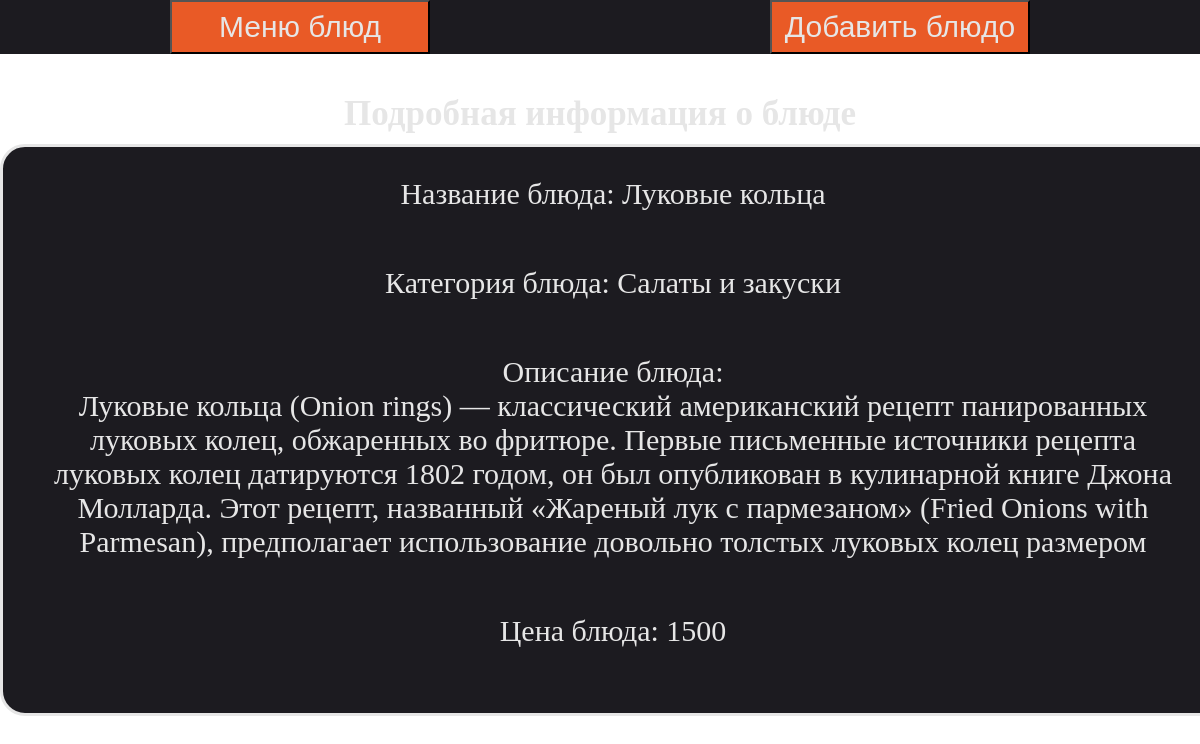
/info/dish/2, run on the app's committed database.
### menu/models.py (models this page shows, shortened)
class Dish(models.Model):
    name = models.CharField(max_length=80)
    category = models.OneToOneField(Category, on_delete=models.CASCADE)
    description = models.TextField()
    price = models.PositiveIntegerField()

class Category(models.Model):
    title = models.CharField(max_length=100)
    def __str__(self):
        return f"{self.title}"

### menu/views.py (the view)
# urls.py: path('info/dish/<int:pk>', DetailDishView.as_view(), name='info_dish'),
class DetailDishView(DetailView):
    model = Dish
    template_name = 'info_dish.html'
    context_object_name = 'dish'

### templates/info_dish.html (shortened to what this page needs)
<!DOCTYPE html>
<html lang="en">
<head>
</head>
<body>
    <div class="header">
        <a href="{% url 'main_page' %}"><button type="button" class="btn_h">Меню блюд</button></a>
        <a href="{% url 'add_dish' %}"><button type="button" class="btn_h">Добавить блюдо</button></a>
    </div>
    <h1 style="font-size: 35px;
    margin-bottom: 10px;
    color: rgb(230, 230, 230);">Подробная информация о блюде</h1>
    <div class="block">
        <p class="tag">Название блюда: {{ dish.name }}</p>
        <p class="tag">Категория блюда: {{ dish.category }}</p>
        <p class="tag">Описание блюда:<br> {{ dish.description }}</p>
        <p class="tag">Цена блюда: {{ dish.price }}</p>
    </div>
</body>
</html>

### templates/info_dish.html (style rules this page uses)
* { margin: 0; text-align: center; font-size: 30px; }
body { background-image: url('https://top-fon.com/uploads/posts/2023-02/1675240327_top-fon-com-p-fon-dlya-prezentatsii-kafe-205.jpg'); background-repeat: no-repeat; background-size: cover; }
.header { margin: auto; display: grid; grid-template-columns: repeat(2, 1fr); background-color: rgb(28, 27, 32); margin-bottom: 40px; }
.btn_h { padding: 8px; width: 260px; background-color: rgb(233, 90, 38); color: rgb(230, 230, 230); }
.block { margin: auto; border: 3px solid; border-radius: 25px; width: 1200px; padding: 10px; background-color: rgb(28, 27, 32); color: rgb(230, 230, 230); }
.tag { margin: 20px; margin-bottom: 55px; }

### data on the page
Dish: name "Луковые кольца", category "Салаты и закуски", description "Луковые кольца (Onion rings) — классический американский рецепт панированных луковых колец, обжаренных во фритюре. Первые письменные источники рецепта луковых колец датируются 1802 годом, он был опубликован в кулинарной книге Джона Молларда. Этот рецепт, названный «Жареный лук с пармезаном» (Fried Onions with Parmesan), предполагает использование довольно толстых луковых колец размером", price "1500"
